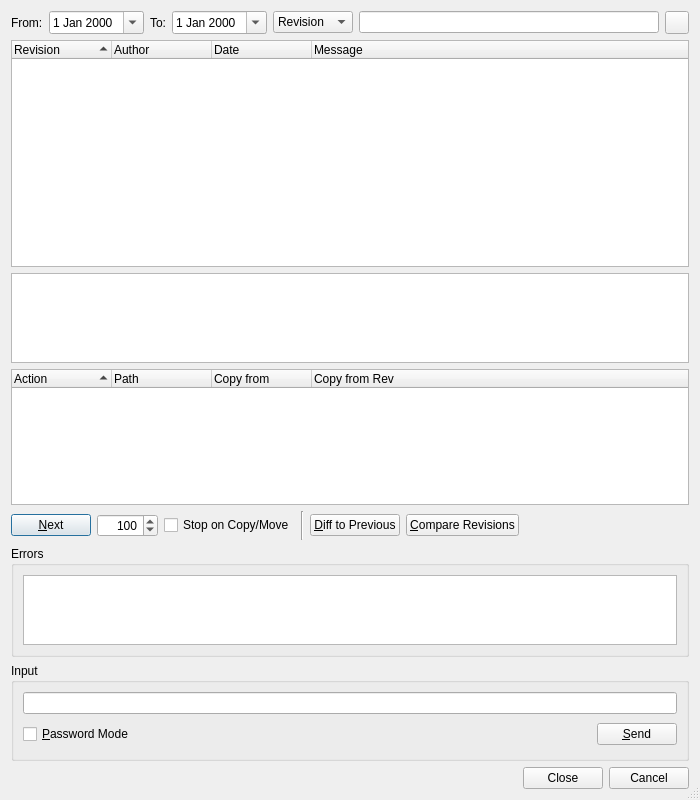
<ui version="4.0" >
 <class>SvnLogBrowserDialog</class>
 <widget class="QDialog" name="SvnLogBrowserDialog" >
  <property name="geometry" >
   <rect>
    <x>0</x>
    <y>0</y>
    <width>700</width>
    <height>800</height>
   </rect>
  </property>
  <property name="windowTitle" >
   <string>Subversion Log</string>
  </property>
  <property name="sizeGripEnabled" >
   <bool>true</bool>
  </property>
  <layout class="QVBoxLayout" >
   <item>
    <layout class="QHBoxLayout" >
     <item>
      <widget class="QLabel" name="label" >
       <property name="text" >
        <string>From:</string>
       </property>
      </widget>
     </item>
     <item>
      <widget class="QDateEdit" name="fromDate" >
       <property name="toolTip" >
        <string>Enter the start date</string>
       </property>
       <property name="calendarPopup" >
        <bool>true</bool>
       </property>
      </widget>
     </item>
     <item>
      <widget class="QLabel" name="label_2" >
       <property name="text" >
        <string>To:</string>
       </property>
      </widget>
     </item>
     <item>
      <widget class="QDateEdit" name="toDate" >
       <property name="toolTip" >
        <string>Enter the end date</string>
       </property>
       <property name="calendarPopup" >
        <bool>true</bool>
       </property>
      </widget>
     </item>
     <item>
      <widget class="QComboBox" name="fieldCombo" >
       <property name="toolTip" >
        <string>Select the field to filter on</string>
       </property>
       <item>
        <property name="text" >
         <string>Revision</string>
        </property>
       </item>
       <item>
        <property name="text" >
         <string>Author</string>
        </property>
       </item>
       <item>
        <property name="text" >
         <string>Message</string>
        </property>
       </item>
      </widget>
     </item>
     <item>
      <widget class="QLineEdit" name="rxEdit" >
       <property name="toolTip" >
        <string>Enter the regular expression to filter on</string>
       </property>
      </widget>
     </item>
     <item>
      <widget class="QToolButton" name="clearRxEditButton" >
       <property name="text" >
        <string/>
       </property>
      </widget>
     </item>
    </layout>
   </item>
   <item>
    <widget class="QTreeWidget" name="logTree" >
     <property name="sizePolicy" >
      <sizepolicy vsizetype="Expanding" hsizetype="Expanding" >
       <horstretch>0</horstretch>
       <verstretch>5</verstretch>
      </sizepolicy>
     </property>
     <property name="alternatingRowColors" >
      <bool>true</bool>
     </property>
     <property name="selectionMode" >
      <enum>QAbstractItemView::ExtendedSelection</enum>
     </property>
     <property name="rootIsDecorated" >
      <bool>false</bool>
     </property>
     <property name="itemsExpandable" >
      <bool>false</bool>
     </property>
     <property name="sortingEnabled" >
      <bool>true</bool>
     </property>
     <property name="allColumnsShowFocus" >
      <bool>true</bool>
     </property>
     <column>
      <property name="text" >
       <string>Revision</string>
      </property>
     </column>
     <column>
      <property name="text" >
       <string>Author</string>
      </property>
     </column>
     <column>
      <property name="text" >
       <string>Date</string>
      </property>
     </column>
     <column>
      <property name="text" >
       <string>Message</string>
      </property>
     </column>
    </widget>
   </item>
   <item>
    <widget class="QTextEdit" name="messageEdit" >
     <property name="sizePolicy" >
      <sizepolicy vsizetype="Expanding" hsizetype="Expanding" >
       <horstretch>0</horstretch>
       <verstretch>2</verstretch>
      </sizepolicy>
     </property>
     <property name="readOnly" >
      <bool>true</bool>
     </property>
    </widget>
   </item>
   <item>
    <widget class="QTreeWidget" name="filesTree" >
     <property name="sizePolicy" >
      <sizepolicy vsizetype="Expanding" hsizetype="Expanding" >
       <horstretch>0</horstretch>
       <verstretch>3</verstretch>
      </sizepolicy>
     </property>
     <property name="alternatingRowColors" >
      <bool>true</bool>
     </property>
     <property name="rootIsDecorated" >
      <bool>false</bool>
     </property>
     <property name="itemsExpandable" >
      <bool>false</bool>
     </property>
     <property name="sortingEnabled" >
      <bool>true</bool>
     </property>
     <property name="allColumnsShowFocus" >
      <bool>true</bool>
     </property>
     <column>
      <property name="text" >
       <string>Action</string>
      </property>
     </column>
     <column>
      <property name="text" >
       <string>Path</string>
      </property>
     </column>
     <column>
      <property name="text" >
       <string>Copy from</string>
      </property>
     </column>
     <column>
      <property name="text" >
       <string>Copy from Rev</string>
      </property>
     </column>
    </widget>
   </item>
   <item>
    <layout class="QHBoxLayout" >
     <item>
      <widget class="QPushButton" name="nextButton" >
       <property name="toolTip" >
        <string>Press to get the next bunch of log entries</string>
       </property>
       <property name="text" >
        <string>&amp;Next</string>
       </property>
      </widget>
     </item>
     <item>
      <widget class="QSpinBox" name="limitSpinBox" >
       <property name="toolTip" >
        <string>Enter the limit of entries to fetch</string>
       </property>
       <property name="alignment" >
        <set>Qt::AlignRight|Qt::AlignTrailing|Qt::AlignVCenter</set>
       </property>
       <property name="minimum" >
        <number>1</number>
       </property>
       <property name="maximum" >
        <number>10000</number>
       </property>
       <property name="value" >
        <number>100</number>
       </property>
      </widget>
     </item>
     <item>
      <widget class="QCheckBox" name="stopCheckBox" >
       <property name="toolTip" >
        <string>Select to stop listing log messages at a copy or move</string>
       </property>
       <property name="text" >
        <string>Stop on Copy/Move</string>
       </property>
      </widget>
     </item>
     <item>
      <widget class="Line" name="line" >
       <property name="orientation" >
        <enum>Qt::Vertical</enum>
       </property>
      </widget>
     </item>
     <item>
      <widget class="QPushButton" name="diffPreviousButton" >
       <property name="toolTip" >
        <string>Press to generate a diff to the previous revision</string>
       </property>
       <property name="text" >
        <string>&amp;Diff to Previous</string>
       </property>
      </widget>
     </item>
     <item>
      <widget class="QPushButton" name="diffRevisionsButton" >
       <property name="toolTip" >
        <string>Press to compare two revisions</string>
       </property>
       <property name="text" >
        <string>&amp;Compare Revisions</string>
       </property>
      </widget>
     </item>
     <item>
      <spacer>
       <property name="orientation" >
        <enum>Qt::Horizontal</enum>
       </property>
       <property name="sizeHint" stdset="0" >
        <size>
         <width>81</width>
         <height>29</height>
        </size>
       </property>
      </spacer>
     </item>
    </layout>
   </item>
   <item>
    <widget class="QGroupBox" name="errorGroup" >
     <property name="sizePolicy" >
      <sizepolicy vsizetype="Expanding" hsizetype="Preferred" >
       <horstretch>0</horstretch>
       <verstretch>1</verstretch>
      </sizepolicy>
     </property>
     <property name="title" >
      <string>Errors</string>
     </property>
     <layout class="QVBoxLayout" >
      <item>
       <widget class="QTextEdit" name="errors" >
        <property name="focusPolicy" >
         <enum>Qt::NoFocus</enum>
        </property>
        <property name="whatsThis" >
         <string>&lt;b>Subversion log errors&lt;/b>&lt;p>This shows possible error messages of the svn log command.&lt;/p></string>
        </property>
        <property name="readOnly" >
         <bool>true</bool>
        </property>
        <property name="acceptRichText" >
         <bool>false</bool>
        </property>
       </widget>
      </item>
     </layout>
    </widget>
   </item>
   <item>
    <widget class="QGroupBox" name="inputGroup" >
     <property name="title" >
      <string>Input</string>
     </property>
     <layout class="QGridLayout" >
      <item row="1" column="1" >
       <spacer>
        <property name="orientation" >
         <enum>Qt::Horizontal</enum>
        </property>
        <property name="sizeType" >
         <enum>QSizePolicy::Expanding</enum>
        </property>
        <property name="sizeHint" stdset="0" >
         <size>
          <width>327</width>
          <height>29</height>
         </size>
        </property>
       </spacer>
      </item>
      <item row="1" column="2" >
       <widget class="QPushButton" name="sendButton" >
        <property name="toolTip" >
         <string>Press to send the input to the subversion process</string>
        </property>
        <property name="text" >
         <string>&amp;Send</string>
        </property>
        <property name="shortcut" >
         <string>Alt+S</string>
        </property>
       </widget>
      </item>
      <item row="0" column="0" colspan="3" >
       <widget class="QLineEdit" name="input" >
        <property name="toolTip" >
         <string>Enter data to be sent to the subversion process</string>
        </property>
       </widget>
      </item>
      <item row="1" column="0" >
       <widget class="QCheckBox" name="passwordCheckBox" >
        <property name="toolTip" >
         <string>Select to switch the input field to password mode</string>
        </property>
        <property name="text" >
         <string>&amp;Password Mode</string>
        </property>
        <property name="shortcut" >
         <string>Alt+P</string>
        </property>
       </widget>
      </item>
     </layout>
    </widget>
   </item>
   <item>
    <widget class="QDialogButtonBox" name="buttonBox" >
     <property name="orientation" >
      <enum>Qt::Horizontal</enum>
     </property>
     <property name="standardButtons" >
      <set>QDialogButtonBox::Cancel|QDialogButtonBox::Close</set>
     </property>
    </widget>
   </item>
  </layout>
 </widget>
 <tabstops>
  <tabstop>fromDate</tabstop>
  <tabstop>toDate</tabstop>
  <tabstop>fieldCombo</tabstop>
  <tabstop>rxEdit</tabstop>
  <tabstop>clearRxEditButton</tabstop>
  <tabstop>logTree</tabstop>
  <tabstop>messageEdit</tabstop>
  <tabstop>filesTree</tabstop>
  <tabstop>nextButton</tabstop>
  <tabstop>limitSpinBox</tabstop>
  <tabstop>stopCheckBox</tabstop>
  <tabstop>diffPreviousButton</tabstop>
  <tabstop>diffRevisionsButton</tabstop>
  <tabstop>input</tabstop>
  <tabstop>passwordCheckBox</tabstop>
  <tabstop>sendButton</tabstop>
  <tabstop>buttonBox</tabstop>
 </tabstops>
 <resources/>
 <connections/>
</ui>
